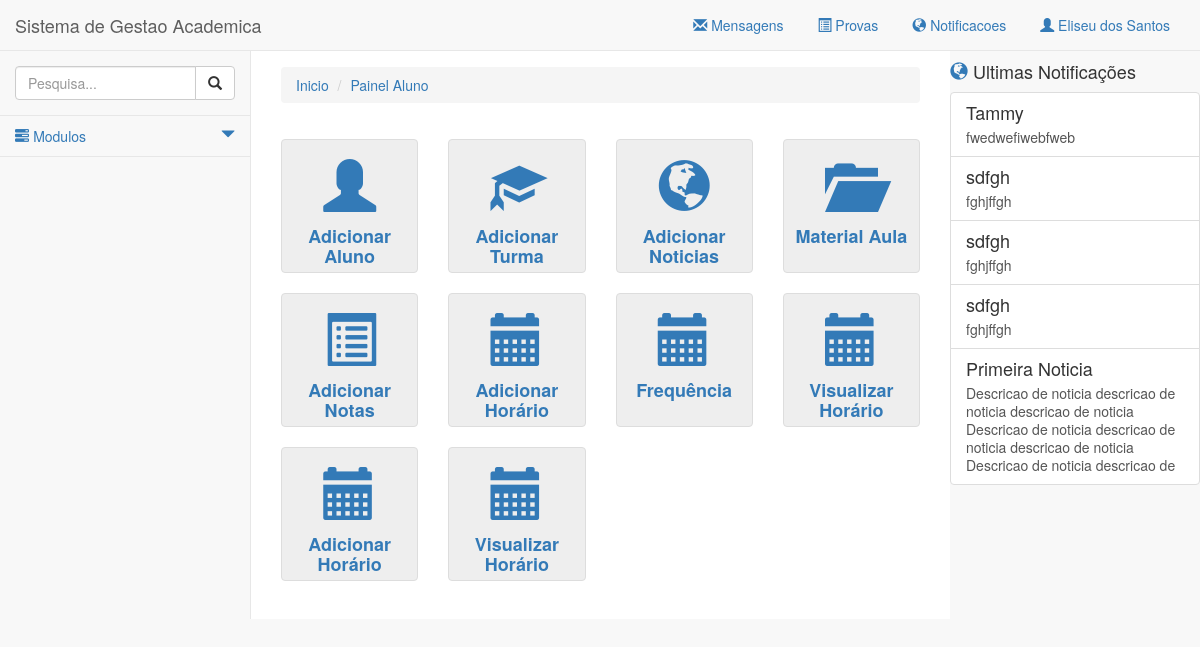
The page /admin (signed in) on the database as committed earlier.
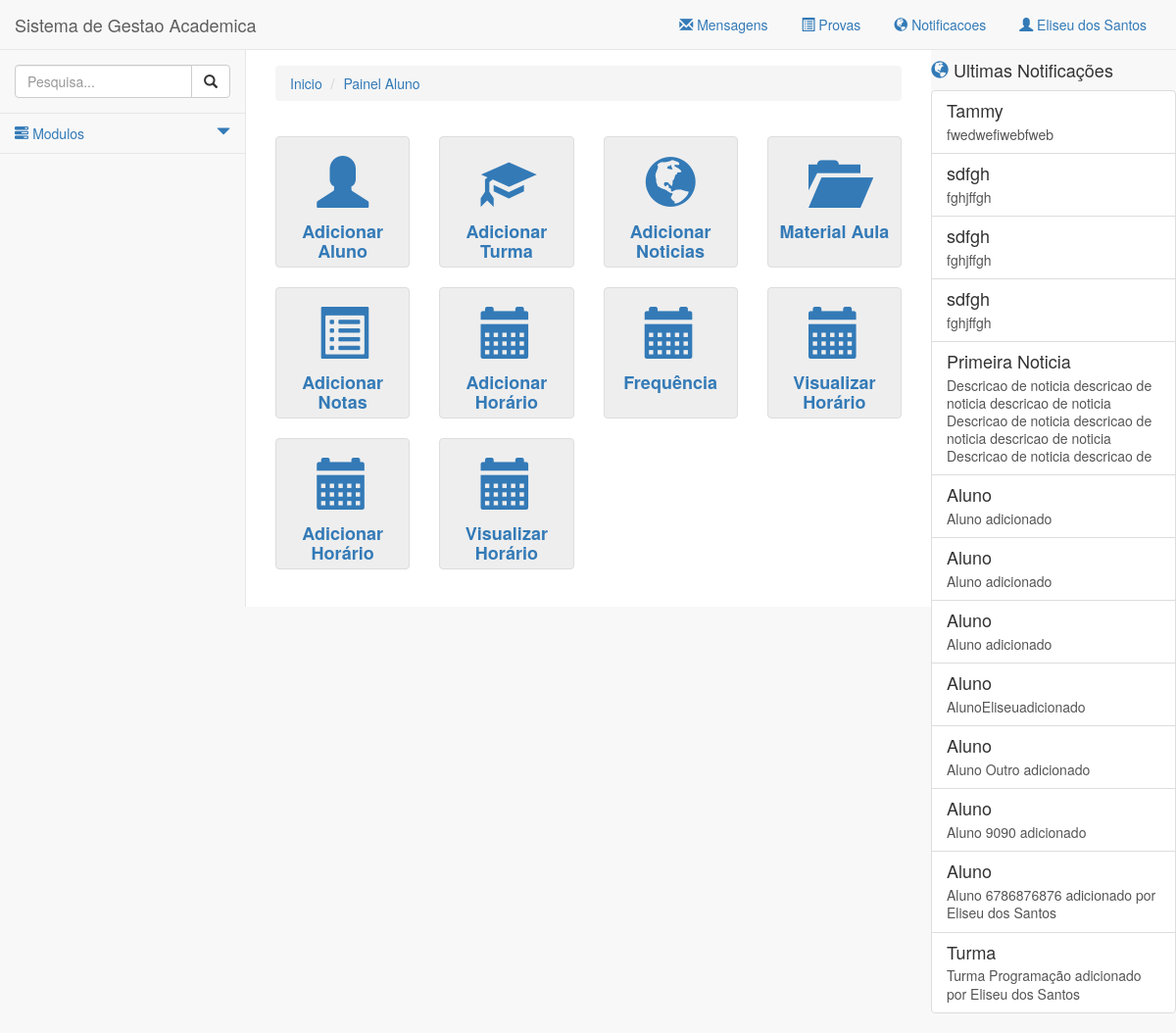
The same page on the database as committed later.
### tables this page shows
CREATE TABLE `noticias` (
  `tit_noticia` varchar(25) NOT NULL,
  `desc_noticia` varchar(160) NOT NULL,
  `imagem` varchar(50) DEFAULT NULL,
  `cd_noticias` bigint(20) NOT NULL,
  `permissao` varchar(1) NOT NULL,
  `posicao` varchar(10) NOT NULL,
  `categoria` varchar(20) NOT NULL
);

CREATE TABLE `notificacoes` (
  `cd_notificacao` bigint(20) NOT NULL,
  `cd_usuario` bigint(20) NOT NULL,
  `tp_notificacao` varchar(80) NOT NULL,
  `desc_notificacao` text NOT NULL,
  `dt_sistema` date NOT NULL
);

### classes/funcoes.class.php (called while the page is built, shortened)
<?php
include 'database.class.php';
include 'notificacoes.class.php';
class Funcoes {
  public static function geraHeader() {
    include 'partials/header.php';
  }
  public static function geraFooter($parametros = false) {
    include 'partials/footer.php';
  }
  public static function geraMenus() {
    include 'partials/navegacao.php';
  }
  public static function geraMenuTop() {
    include 'partials/menu_top.php';
  }
  public static function geraMenuEsquerda() {
    include 'partials/menu_esquerda.php';
  }
  public static function geraMenuDireita() {
    include 'partials/menu_direita.php';
  }
  public static function geraBreadCrumb() {
    include 'partials/breadcrumb.php';
  }
}

### classes/notificacoes.class.php (called while the page is built)
<?php
Class Notificacoes {
	public function getUltimasNoticias() {
		$objetoSql = new Database();
		$resultado = $objetoSql->query('select * from noticias')->result();
		return $resultado;
	}
	public function getNotificacao() {
		$objetoSql = new Database();
		$resultado = $objetoSql->query('select * from notificacoes')->result();
		return $resultado;
	}
}

### classes/database.class.php (called while the page is built, shortened)
<?php
class Database {
  private $mysql;
  private $query;
  public function __construct() {
    $this->mysql = new mysqli('127.0.0.1', 'root', '', 'sga');
  }
  protected function clearAttributes() {
    $not = array('last_query', 'operators', 'join_types');
    $attrs = get_object_vars($this);
  }
  protected function escape_string($string) {
    if(is_array($string)) {
      foreach ($string as $key => $value) {
        $string[$key] = mysqli_escape_string($this->mysql, $value);
      }
    }
    else if(is_string($string)) {
      $string = mysqli_escape_string($this->mysql, $string);
    }
    return $string;
  }
  public function result() {
    $data = array();
    if(!empty($this->query)) {
      while($result = mysqli_fetch_object($this->query)) {
        $data[] = $result;
      }
    }
    return $data;
  }
  public function query($query, $escape = TRUE) {
    $escape = (!is_bool($escape)) ? TRUE : $escape;
    if($escape) {
      $query = $this->escape_string($query);
    }
    $this->query = $this->mysql->query($query);
    return $this;
  }
}

### admin/partials/menu_direita.php (the view, shortened to what this page needs)
<?php
$objetonotificacoes = new Notificacoes();
$noticias = $objetonotificacoes->getUltimasNoticias();
$notificacoes = $objetonotificacoes->getNotificacao();
?>
<div class="navbar-default sidebar-right" role="navigation">
  <h4><a class="glyphicon glyphicon-globe"></a> Ultimas Notificações</h4>
  <div class="list-group">
	   <?php
      foreach ($noticias as $noticia) { ?>
      	<a href="#" class="list-group-item">
      		<h4 class="list-group-item-heading"><?= $noticia->tit_noticia; ?></h4>
      		<p class="list-group-item-text"><?= $noticia->desc_noticia; ?>
      		</p>
    		</a>
      <?php }?>
      <?php
      foreach ($notificacoes as $notificacao) { ?>
      	<a href="#" class="list-group-item">
      		<h4 class="list-group-item-heading"><?= $notificacao->tp_notificacao; ?></h4>
      		<p class="list-group-item-text"><?= $notificacao->desc_notificacao; ?>
      		</p>
    		</a>
      <?php }?>
	</div>
</div>

### admin/partials/header.php (shortened to what this page needs)
<!DOCTYPE html>
<html lang="pt-br">
<head>
  <link href="../assets/css/bootstrap.min.css" rel="stylesheet">
  <link href="../assets/css/sb-admin-2.css" rel="stylesheet">
  <link href="../assets/css/admin.css" rel="stylesheet">
</head>
<body>
  <div id="conteudo">

### admin/partials/navegacao.php
<nav class="navbar navbar-default navbar-static-top" role="navigation" style="margin-bottom: 0">
  <?php
    Funcoes::geraMenuTop();
    Funcoes::geraMenuEsquerda();
    Funcoes::geraMenuDireita();
  ?>
</nav>
<?php Funcoes::geraBreadCrumb(); ?>

### admin/partials/menu_top.php (shortened to what this page needs)
<div class="navbar-header">
  <a class="navbar-brand">Sistema de Gestao Academica</a>
</div>
<ul class="nav navbar-top-links navbar-right">
  <li class="dropdown">
    <a class="dropdown-toggle" data-toggle="dropdown" href="#">
        <i class="glyphicon glyphicon-envelope"></i> Mensagens
    </a>
  </li>
  <li class="dropdown">
    <a class="dropdown-toggle" data-toggle="dropdown" href="#">
      <i class="glyphicon glyphicon-list-alt"></i> Provas
    </a>
  </li>
  <li class="dropdown">
    <a class="dropdown-toggle" data-toggle="dropdown" href="#">
      <i class="glyphicon glyphicon-globe"></i> Notificacoes
    </a>
  </li>
  <li class="dropdown">
    <a class="dropdown-toggle" data-toggle="dropdown" href="#">
      <i class="glyphicon glyphicon-user"></i> <?= $_SESSION['nome']; ?>
    </a>
  </li>
</ul>

### admin/partials/menu_esquerda.php (shortened to what this page needs)
<div class="navbar-default sidebar" role="navigation">
  <div class="sidebar-nav navbar-collapse">
    <ul class="nav" id="side-menu">
      <li class="sidebar-search">
        <div class="input-group custom-search-form">
          <input type="text" class="form-control" placeholder="Pesquisa...">
          <span class="input-group-btn">
            <button class="btn btn-default" type="button">
              <i class="glyphicon glyphicon-search"></i>
            </button>
          </span>
        </div>
      </li>
      <li>
        <a href="#"><i class="glyphicon glyphicon-tasks"></i> Modulos<span class="glyphicon glyphicon-triangle-bottom pull-right"></span></a>
      </li>
    </ul>
  </div>
</div>

### admin/partials/breadcrumb.php
<div id="conteudo-pagina">
  <ol class="breadcrumb">
    <li><a href="index.php">Inicio</a></li>
    <li><a href="addAluno.php">Painel Aluno</a></li>
  </ol>

### admin/index.php (shortened to what this page needs)
<?php
  include '../classes/funcoes.class.php';
  Funcoes::geraHeader();
  Funcoes::geraMenus();
?>
  <div class="row margin-top">
    <div class="col-sm-6 col-md-3">
      <a href="addAluno.php" class="thumbnail modulos">
        <span class="glyphicon glyphicon-user"></span>
        <h4>Adicionar Aluno</h4>
      </a>
    </div>
    <div class="col-sm-6 col-md-3">
      <a href='addTurma.php' class="thumbnail modulos">
        <span class="glyphicon glyphicon-education"></span>
        <h4>Adicionar Turma</h4>
      </a>
    </div>
    <div class="col-sm-6 col-md-3">
      <a href="addNoticias.php" class="thumbnail modulos">
        <span class="glyphicon glyphicon-globe"></span>
        <h4>Adicionar Noticias</h4>
      </a>
    </div>
    <div class="col-sm-6 col-md-3">
      <a class="thumbnail modulos">
        <span class="glyphicon glyphicon-folder-open"></span>
        <h4>Material Aula </h4>
      </a>
    </div>
     <div class="col-sm-6 col-md-3">
      <a href='addNotas.php' class="thumbnail modulos">
        <span class="glyphicon glyphicon-list-alt"></span>
        <h4>Adicionar Notas</h4>
      </a>
  </div>
  <div class="col-sm-6 col-md-3">
    <a href='addHorario.php' class="thumbnail modulos">
      <span class="glyphicon glyphicon-calendar"></span>
      <h4>Adicionar Horário</h4>
    </a>
  </div>
  <div class="col-sm-6 col-md-3">
    <a href='frequencia.php' class="thumbnail modulos">
      <span class="glyphicon glyphicon-calendar"></span>
      <h4>Frequência</h4>
    </a>
  </div>
    <div class="col-sm-6 col-md-3">
    <a href='verHorario.php' class="thumbnail modulos">
      <span class="glyphicon glyphicon-calendar"></span>
      <h4>Visualizar Horário</h4>
    </a>
  </div>
  <div class="col-sm-6 col-md-3">
    <a href='addHorario.php' class="thumbnail modulos">
      <span class="glyphicon glyphicon-calendar"></span>
      <h4>Adicionar Horário</h4>
    </a>
  </div>
    <div class="col-sm-6 col-md-3">
    <a href='verHorario.php' class="thumbnail modulos">
      <span class="glyphicon glyphicon-calendar"></span>
      <h4>Visualizar Horário</h4>
    </a>
  </div>
 <?php Funcoes::geraFooter(); ?>

### admin/partials/footer.php (shortened to what this page needs)
    </div>
  </div>
  </body>
</html>

### assets/css/sb-admin-2.css (style rules this page uses)
body { background-color: #f8f8f8; }
#conteudo { width: 100%; }
#conteudo-pagina { padding: 0 15px; min-height: 568px; background-color: #fff; }
@media (min-width:768px) { #conteudo-pagina { position: inherit; margin: 0 250px 0 250px; padding: 16px 30px; border-left: 1px solid #e7e7e7; } }
.navbar-top-links { margin-right: 0; }
.navbar-top-links li { display: inline-block; }
.navbar-top-links li:last-child { margin-right: 15px; }
.navbar-top-links li a { padding: 15px; min-height: 50px; }
.sidebar .sidebar-nav.navbar-collapse { padding-right: 0; padding-left: 0; }
.sidebar .sidebar-search { padding: 15px; }
.sidebar ul li { border-bottom: 1px solid #e7e7e7; }
@media (min-width:768px) { .sidebar { z-index: 1; position: absolute; width: 250px; margin-top: 51px; } }
@media (min-width:768px) { .sidebar-right { z-index: 1; position: absolute; width: 250px; margin-top: 51px; right: 0; } }

### assets/css/admin.css (style rules this page uses)
a:hover, a:visited, a:link, a:active { text-decoration: none; }
.margin-top { padding-top: 16px; }
.modulos { height: 134px; cursor: pointer; background-color: #EEE; border: 1px solid #ddd; border-radius: 4px; text-align: center; vertical-align: middle; -webkit-user-select: none; }
.modulos span { font-size: 53px; margin-top: 15px; display: block; text-align: center; vertical-align: middle; }
.modulos h4 { padding-top: 5px; font-weight: bold; }
.glyphicon { cursor: pointer; }

Rows that differ between the two databases and show on the page:
added notificacoes: tp_notificacao "Aluno", desc_notificacao "Aluno adicionado"
added notificacoes: tp_notificacao "Aluno", desc_notificacao "Aluno adicionado"
added notificacoes: tp_notificacao "Aluno", desc_notificacao "Aluno adicionado"
added notificacoes: tp_notificacao "Aluno", desc_notificacao "AlunoEliseuadicionado"
added notificacoes: tp_notificacao "Aluno", desc_notificacao "Aluno Outro adicionado"
added notificacoes: tp_notificacao "Aluno", desc_notificacao "Aluno 9090 adicionado"
added notificacoes: tp_notificacao "Aluno", desc_notificacao "Aluno 6786876876 adicionado por Eliseu dos Santos"
added notificacoes: tp_notificacao "Turma", desc_notificacao "Turma Programação adicionado por Eliseu dos Santos"
